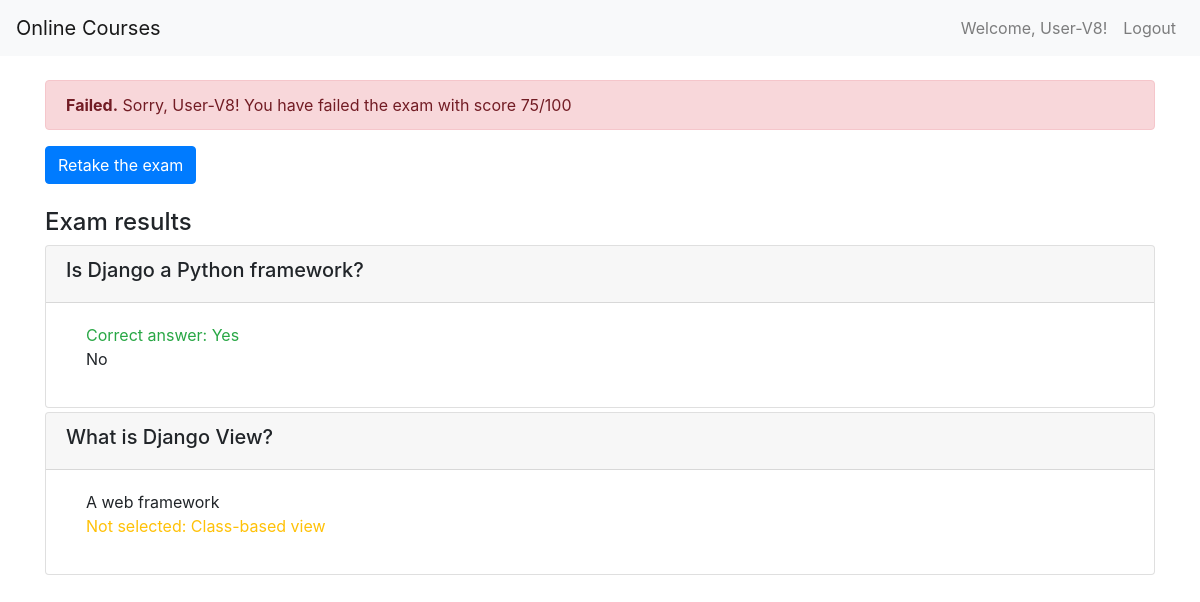
The page /onlinecourse/course/1/submission/1/result/ (signed in) on the database its author committed.
### onlinecourse/models.py (models this page shows, shortened)
class Question(models.Model):
    course = models.ForeignKey(Course, on_delete=models.CASCADE)
    content = models.CharField(max_length=200)
    grade = models.IntegerField(default=50)

class Choice(models.Model):
    question = models.ForeignKey(Question, on_delete=models.CASCADE)
    content = models.CharField(max_length=200)
    is_correct = models.BooleanField(default=False)

### onlinecourse/views.py (the view)
@login_required
def show_exam_result(request, course_id, submission_id):
    context = {}
    course = get_object_or_404(Course, pk=course_id)
    submission = Submission.objects.get(id=submission_id)
    choices = submission.choices.all()
    total_score = 0
    questions = course.question_set.all()  # Assuming course has related questions
    for question in questions:
        correct_choices = question.choice_set.filter(is_correct=True)  # all correct choices
        selected_choices = choices.filter(question=question)  # user's selected choices
        if set(correct_choices) == set(selected_choices):
            total_score += question.grade  # Add the question's grade only if all correct answers are selected
    context['course'] = course
    context['grade'] = total_score
    context['choices'] = choices
    context['submission'] = submission
    return render(request, 'onlinecourse/exam_result_bootstrap.html', context)

### onlinecourse/templates/onlinecourse/exam_result_bootstrap.html
{% extends "onlinecourse/base.html" %}
{% block content %}
<div class="mx-auto">
    {% if grade >= 80 %}
    <div class="alert alert-success mt-4">
        <b>Congratulations, {{ user.first_name|default:user.username }}!</b>
        You have passed the exam and completed the course with score {{ grade }}/100
    </div>
    {% else %}
    <div class="alert alert-danger mt-4">
        <b>Failed.</b> Sorry, {{ user.first_name|default:user.username }}!
        You have failed the exam with score {{ grade }}/100
    </div>
    <a class="btn btn-primary" href="{% url 'onlinecourse:course_details' course.id %}">Retake the exam</a>
    {% endif %}
    <h4 class="mt-4">Exam results</h4>
    {% for question in course.question_set.all %}
    <div class="card mt-1">
        <div class="card-header"><h5>{{ question.content }}</h5></div>
        <div class="card-body">
            <div class="form-group">
                {% for choice in question.choice_set.all %}
                <div class="form-check">
                    {% if choice.is_correct and choice in choices %}
                    <div class="text-success">Correct answer: {{ choice.content }}</div>
                    {% elif choice.is_correct and not choice in choices %}
                    <div class="text-warning">Not selected: {{ choice.content }}</div>
                    {% elif not choice.is_correct and choice in choices %}
                    <div class="text-danger">Wrong answer: {{ choice.content }}</div>
                    {% else %}
                    <div>{{ choice.content }}</div>
                    {% endif %}
                </div>
                {% endfor %}
            </div>
        </div>
    </div>
    {% endfor %}
</div>
{% endblock %}

### onlinecourse/templates/onlinecourse/base.html (shortened to what this page needs)
{% load static %}
<!DOCTYPE html>
<html lang="en">
<head>
    <link rel="stylesheet" href="https://maxcdn.bootstrapcdn.com/bootstrap/4.5.2/css/bootstrap.min.css">
</head>
<body>
    <nav class="navbar navbar-expand-lg navbar-light bg-light">
        <a class="navbar-brand" href="{% url 'onlinecourse:index' %}">Online Courses</a>
        <ul class="navbar-nav ml-auto">
            {% if user.is_authenticated %}
            <li class="nav-item">
                <a class="nav-link" href="#">Welcome, {{ user.first_name|default:user.username }}!</a>
            </li>
            <li class="nav-item">
                <a class="nav-link" href="{% url 'onlinecourse:logout' %}">Logout</a>
            </li>
            {% else %}
            <li class="nav-item">
                <a class="nav-link" href="{% url 'onlinecourse:login' %}">Login</a>
            </li>
            {% endif %}
        </ul>
    </nav>
    <div class="container">
        {% block content %}{% endblock %}
    </div>
</body>
</html>

### rows shown on the page
Question: content "Is Django a Python framework?"
Choice: content "Yes"
Choice: content "No"
Question: content "What is Django View?"
Choice: content "A web framework"
Choice: content "Class-based view"

### other values the page prints
{{ user.first_name|default:user.username }} "User-V8"
{{ grade }} "75"
